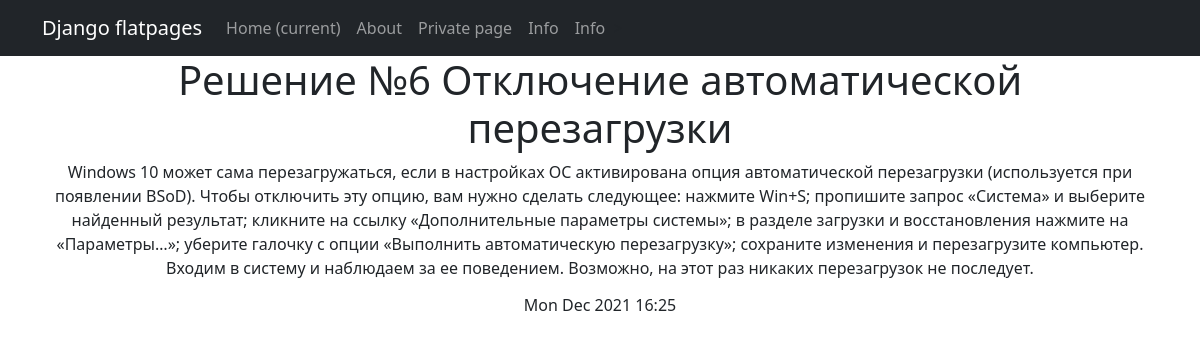
The page /news/2 on the database its author committed.
### newapp/models.py (models this page shows, shortened)
class Post(models.Model):
    objects = None
    author = models.ForeignKey(Author, on_delete=models.CASCADE)
    NEWS = 'NW'
    ARTICLE = 'AR'
    CATEGORY_CHOICES = (
        (NEWS, 'Новость'),
        (ARTICLE, 'Статья'),
    )
    categoryType = models.CharField(
        max_length=2, choices=CATEGORY_CHOICES, default=ARTICLE)
    dateCreation = models.DateTimeField(auto_now_add=True)
    postCategory = models.ManyToManyField(Category, through='PostCategory')
    title = models.CharField(max_length=128)
    text = models.TextField()
    rating = models.SmallIntegerField(default=0)

### newapp/views.py (the view)
# urls.py: path('<int:pk>', NewsDetail.as_view()),
class NewsDetail(DetailView):
    model = Post
    template_name = 'news_detail.html'
    context_object_name = 'news_detail'

### templates/news_detail.html (shortened to what this page needs)
{% extends 'flatpages/default.html' %}
{% block content %}
<head>
    <h1>{{ news_detail.title|cut:"херово" }}</h1>
</head>
<body>
<p>{{ news_detail.text|cut:"херово" }}</p>
<h6>{{ news_detail.dateCreation|date:"D M Y G:i" }}</h6>
</body>
{% endblock content %}

### rows shown on the page
Post: title "Решение №6 Отключение автоматической перезагрузки", text "Windows 10 может сама перезагружаться, если в настройках ОС активирована опция автоматической перезагрузки (используется при появлении BSoD). Чтобы отключить эту опцию, вам нужно сделать следующее: нажмите Win+S; пропишите запрос «Система» и выберите найденный результат; кликните на ссылку «Дополнительные параметры системы»; в разделе загрузки и восстановления нажмите на «Параметры…»; уберите галочку с опции «Выполнить автоматическую перезагрузку»; сохраните изменения и перезагрузите компьютер. Входим в систему и наблюдаем за ее поведением. Возможно, на этот раз никаких перезагрузок не последует.", dateCreation "Mon Dec 2021 16:25"
